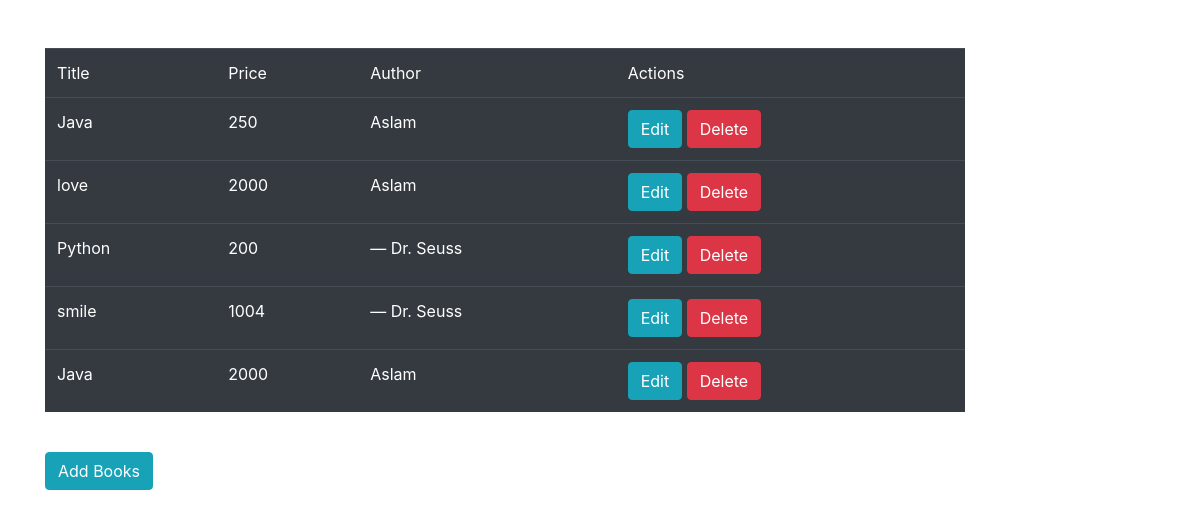
Before: / with the older database file.
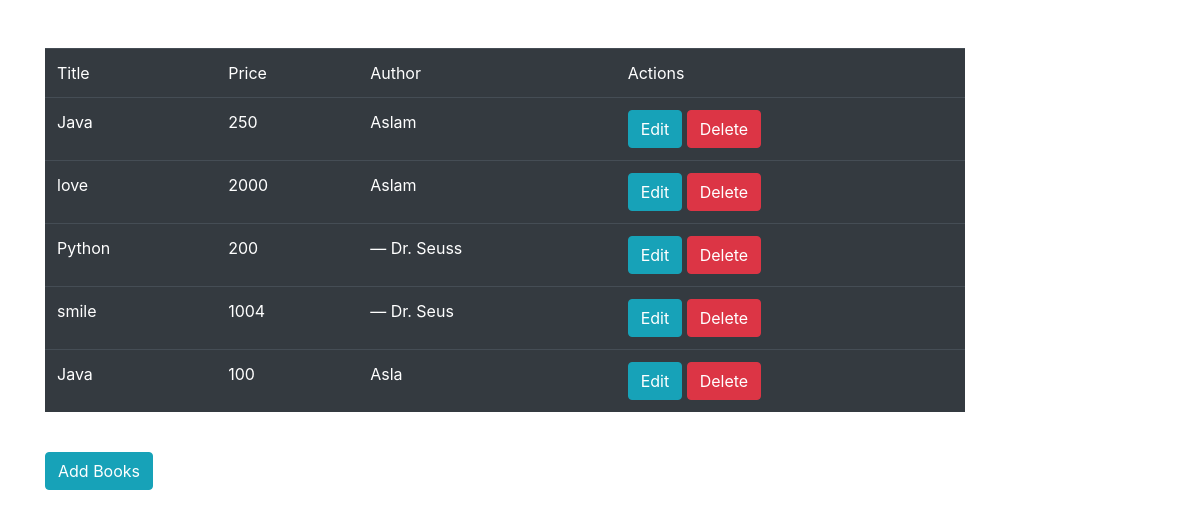
After: the same page with the newer database file.
### CRUD/models.py (models this page shows)
class BookList(models.Model):
    title=models.CharField(max_length=150)
    price=models.IntegerField()
    author=models.CharField(max_length=50)

### CRUD/views.py (the view)
# urls.py: path('',views.index,name='index'),
def index(request):
    book=BookList.objects.all()
    return render(request,'index.html',{'book':book})

### templates/index.html
{% extends 'base.html' %}
{% block content %}
<table class="table table-dark">
<thead>
<tr>
    <td>Title</td>
    <td>Price</td>
    <td>Author</td>
    <td>Actions</td>
</tr>
</thead>
<tbody>
{% for b in book%}
<tr>
    <td>{{b.title}}</td>
    <td>{{b.price}}</td>
    <td>{{b.author}}</td>
    <td>
        <a href="/edit/{{b.id}}" class="btn btn-info">Edit</a>
        <a href="/delete/{{b.id}}" class="btn btn-danger">Delete</a>
    </td>
</tr>
{% endfor %}
</tbody>
</table>
<br>
<a class="btn btn-info" href="add_book">Add Books</a>
{% endblock %}

Changed rows visible on the page:
removed BookList: title "Java", price "2000", author "Aslam"
changed BookList "smile": author "― Dr. Seuss" → "― Dr. Seus"
added BookList: title "Java", price "100", author "Asla"
